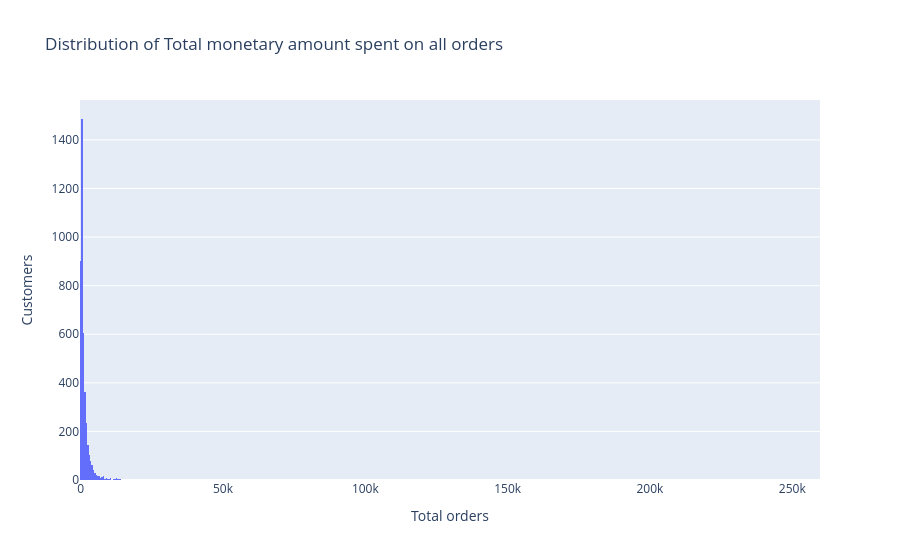

The code cell stored with this chart in its notebook:
### Markdown cell above
## b) Orders

### Code cell
px.bar(df["Orders"], title="Distribution of total orders placed by customers")
fig.update_layout(xaxis_title='Total orders ', yaxis_title='Customers')
fig.show()

### Figure 1 — Plotly figure (JSON) as saved in the notebook; plotly's stock layout.template omitted (floating-point values rounded to 4 significant figures; data arrays with more than 128 entries replaced by an {"elided": "..."} marker saying what was removed)
{"data": [{"bingroup": "x", "hovertemplate": "TotalSpent=%{x}<br>count=%{y}<extra></extra>", "legendgroup": "", "marker": {"color": "#636efa", "pattern": {"shape": ""}}, "name": "", "orientation": "v", "showlegend": false, "type": "histogram", "x": {"elided": "4239 float values"}, "xaxis": "x", "yaxis": "y"}], "layout": {"barmode": "relative", "legend": {"tracegroupgap": 0}, "title": {"text": "Distribution of Total monetary amount spent on all orders"}, "xaxis": {"anchor": "y", "domain": [0, 1], "title": {"text": "Total orders "}}, "yaxis": {"anchor": "x", "domain": [0, 1], "title": {"text": "Customers"}}}}
